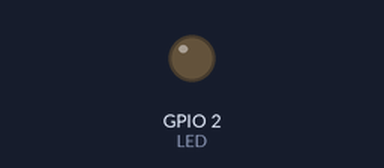
The sketch below on a simulated ESP8266 (NodeMCU). Shown: output pins drawn as LEDs (lit = HIGH). WiFi joins after 1.5 s; servers stay silent unless stated; what the sketch prints to the serial monitor is not drawn.

Above: at 1.7 s.
At 3.0 s:
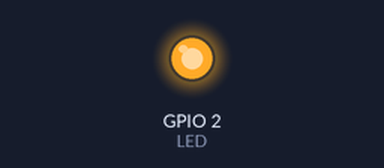
Timing chart, 0 to 6.7 s (numbered marks = the images above):
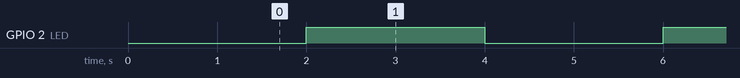

Measured:
- by itself, GPIO 2 (LED): alternates HIGH for 2.0 s and LOW for 2.0 s

The sketch:

BasicOTA.ino
```cpp
#include <ESP8266WiFi.h>
#include <ESP8266mDNS.h>
#include <WiFiUdp.h>
#include <ArduinoOTA.h>

int LED = 2;

const char* ssid = "UiTiOt-E3.1";
const char* password = "UiTiOtAP";

void setup() {
  Serial.begin(115200);
  Serial.println("Booting");
  WiFi.mode(WIFI_STA);
  WiFi.begin(ssid, password);
  while (WiFi.waitForConnectResult() != WL_CONNECTED) {
    Serial.println("Connection Failed! Rebooting...");
    delay(5000);
    ESP.restart();
  }

  // Port defaults to 8266
  ArduinoOTA.setPort(8269);

  // Hostname defaults to esp8266-[ChipID]
  ArduinoOTA.setHostname("ESP-Tan");

  // No authentication by default
  ArduinoOTA.setPassword("Tan123");

  // Password can be set with it's md5 value as well
  // MD5(Tan123) = 21232f297a57a5a743894a0e4a801fc3;
  // ArduinoOTA.setPasswordHash("21232f297a57a5a743894a0e4a801fc3");

  ArduinoOTA.onStart([]() {
    String type;
    if (ArduinoOTA.getCommand() == U_FLASH) {
      type = "sketch";
    } else {  // U_FS
      type = "filesystem";
    }

    // NOTE: if updating FS this would be the place to unmount FS using FS.end()
    Serial.println("Start updating " + type);
  });
  ArduinoOTA.onEnd([]() {
    Serial.println("\nEnd");
  });
  ArduinoOTA.onProgress([](unsigned int progress, unsigned int total) {
    Serial.printf("Progress: %u%%\r", (progress / (total / 100)));
  });
  ArduinoOTA.onError([](ota_error_t error) {
    Serial.printf("Error[%u]: ", error);
    if (error == OTA_AUTH_ERROR) {
      Serial.println("Auth Failed");
    } else if (error == OTA_BEGIN_ERROR) {
      Serial.println("Begin Failed");
    } else if (error == OTA_CONNECT_ERROR) {
      Serial.println("Connect Failed");
    } else if (error == OTA_RECEIVE_ERROR) {
      Serial.println("Receive Failed");
    } else if (error == OTA_END_ERROR) {
      Serial.println("End Failed");
    }
  });
  ArduinoOTA.begin();
  Serial.println("Ready");
  Serial.print("IP address: ");
  Serial.println(WiFi.localIP());
  pinMode(LED, OUTPUT);
}

// Các bước thực hiện
// Nạp code lần đầu bằng cổng COM
// Sửa code và nạp code lần 2 bằng port wifi

unsigned long pre = 0;

void loop() {
  ArduinoOTA.handle();
  if (millis() - pre >= 2000)
  {
    pre = millis();
    digitalWrite(LED, !digitalRead(LED));
  }
}
```
